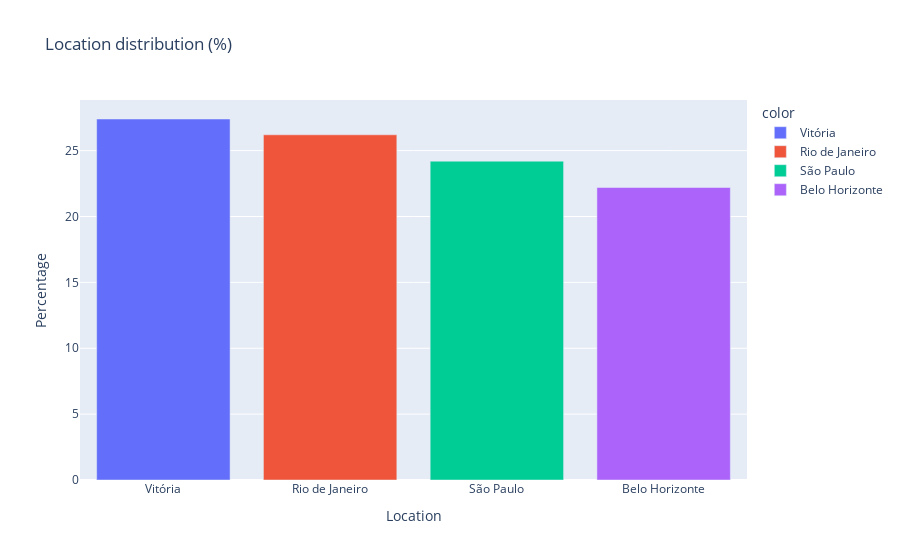

Notebook source saved alongside this figure:
### Code cell
location_counts = df_segments["localizacao"].value_counts()
location_percentages = df_segments["localizacao"].value_counts(normalize=True) * 100

px.bar(
    x=location_percentages.index,
    y=location_percentages.values,
    color=location_percentages.index,
    title="Location distribution (%)",
    labels={"x": "Location", "y": "Percentage"},
)

### Figure 1 — Plotly figure (JSON) as saved in the notebook; plotly's stock layout.template omitted (floating-point values rounded to 4 significant figures)
{"data": [{"alignmentgroup": "True", "hovertemplate": "color=Vitória<br>Location=%{x}<br>Percentage=%{y}<extra></extra>", "legendgroup": "Vitória", "marker": {"color": "#636efa", "pattern": {"shape": ""}}, "name": "Vitória", "offsetgroup": "Vitória", "orientation": "v", "showlegend": true, "textposition": "auto", "type": "bar", "x": ["Vitória"], "xaxis": "x", "y": [27.4], "yaxis": "y"}, {"alignmentgroup": "True", "hovertemplate": "color=Rio de Janeiro<br>Location=%{x}<br>Percentage=%{y}<extra></extra>", "legendgroup": "Rio de Janeiro", "marker": {"color": "#EF553B", "pattern": {"shape": ""}}, "name": "Rio de Janeiro", "offsetgroup": "Rio de Janeiro", "orientation": "v", "showlegend": true, "textposition": "auto", "type": "bar", "x": ["Rio de Janeiro"], "xaxis": "x", "y": [26.2], "yaxis": "y"}, {"alignmentgroup": "True", "hovertemplate": "color=São Paulo<br>Location=%{x}<br>Percentage=%{y}<extra></extra>", "legendgroup": "São Paulo", "marker": {"color": "#00cc96", "pattern": {"shape": ""}}, "name": "São Paulo", "offsetgroup": "São Paulo", "orientation": "v", "showlegend": true, "textposition": "auto", "type": "bar", "x": ["São Paulo"], "xaxis": "x", "y": [24.2], "yaxis": "y"}, {"alignmentgroup": "True", "hovertemplate": "color=Belo Horizonte<br>Location=%{x}<br>Percentage=%{y}<extra></extra>", "legendgroup": "Belo Horizonte", "marker": {"color": "#ab63fa", "pattern": {"shape": ""}}, "name": "Belo Horizonte", "offsetgroup": "Belo Horizonte", "orientation": "v", "showlegend": true, "textposition": "auto", "type": "bar", "x": ["Belo Horizonte"], "xaxis": "x", "y": [22.2], "yaxis": "y"}], "layout": {"barmode": "relative", "legend": {"title": {"text": "color"}, "tracegroupgap": 0}, "title": {"text": "Location distribution (%)"}, "xaxis": {"anchor": "y", "domain": [0, 1], "title": {"text": "Location"}}, "yaxis": {"anchor": "x", "domain": [0, 1], "title": {"text": "Percentage"}}}}
